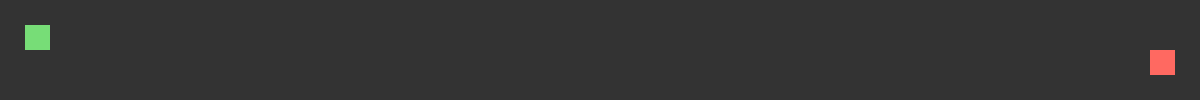
Frame 1 (no input)
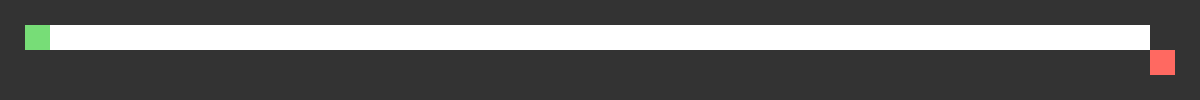
Frame 60 (no input)
Frame 120 (the mouse pressed at the canvas centre since frame 60): identical to frame 60, image omitted

The p5.js sketch that drew these frames (run headless with seeded random() and noise() and a simulated clock; from frame 60 on, the mouse is pressed at the canvas centre):

// p5.js sketch
// ── sketch.js
// Maze Generator V_2.0 Coded by Michael Hoefler
// Recursive Backtracking Algorithm

var cols, rows;
var w = 25;
var grid = [];
var stack = [];
var current;
var start;
var finish;

function setup() {
	createCanvas(document.body.clientWidth,document.body.clientHeight);
	frameRate(300);
	cols = floor(width/w);
	rows = floor(height/w);

	for (var y = 0; y < rows; y++) {
		for (var x = 0; x < cols; x++) {
			var cell = new Cell(x,y);
			grid.push(cell);
		}
	}

	current = grid[index(1,1)];
	start = grid[index(1,1)];
	finish = grid[index(cols-2,rows-2)];
}

function draw() {
	background(51);
	for (var i = 0; i < grid.length; i++) {
		grid[i].show();
	}
	current.visited = true;
	var check = current.checkNeighbors();
	if (check) {
		var next = check[0];
		current.bridge(check);
		current = next;
		stack.push(current);
	} else if (stack.length > 0) {
		current = stack.pop();
	}
}
// ── functions.js
function index(x,y) {
	if (x<0 || y<0 || x>cols-1 || y>rows-1) {
		return -1;
	}
	return x + y * cols;
}

function AroundClear(x,y) { // Shorten this function
	if(grid[index(x,y-1)] && 
	   grid[index(x+1,y-1)] && 
	   grid[index(x+1,y)] && 
	   grid[index(x+1,y+1)] && 
	   grid[index(x,y+1)] && 
	   grid[index(x-1,y+1)] && 
	   grid[index(x-1,y)] && 
	   grid[index(x-1,y-1)] && 
	   !grid[index(x,y-1)].visited && 
	   !grid[index(x+1,y-1)].visited && 
	   !grid[index(x+1,y)].visited && 
	   !grid[index(x+1,y+1)].visited && 
	   !grid[index(x,y+1)].visited && 
	   !grid[index(x-1,y+1)].visited && 
	   !grid[index(x-1,y)].visited && 
	   !grid[index(x-1,y-1)].visited) {
			return true;
	}
}

function Cell(x,y) {
	this.x = x;
	this.y = y;
	this.visited = false;
	
	this.checkNeighbors = function() {
		var neighbors = [];
		if (AroundClear(x,y-2) == true) {
			neighbors.push([grid[index(x,y-2)],"UP"]);
		}
		if (AroundClear(x+2,y) == true) {
			neighbors.push([grid[index(x+2,y)],"RIGHT"]);
		}
		if (AroundClear(x,y+2) == true) {
			neighbors.push([grid[index(x,y+2)],"DOWN"]);
		}
		if (AroundClear(x-2,y) == true) {
			neighbors.push([grid[index(x-2,y)],"LEFT"]);
		}
		if (neighbors.length > 0) {
			var r = floor(random(0, neighbors.length));
			return neighbors[r];
		} else {
			return undefined;
		}
	}

	this.show = function() {
		noStroke();
    	if (this == current) {
      		fill('#ffccdd');
    	} else if (!this.visited) {
      		fill(51);
    	} else {
      		fill('#aec6cf');
      	}
    	if (stack.length == 0) {
    		if (this.visited) {
				fill(255);
			}
    		if (this == start) {
				fill('#77dd77');
			}
			if (this == finish) {
				fill('#ff6961');
			}
    	}
    	rect(this.x * w, this.y * w, w, w);
	}
	this.bridge = function(a) {
		if(a[1] == "UP") {
			grid[index(x,y-1)].visited = true;
		}
		if(a[1] == "RIGHT") {
			grid[index(x+1,y)].visited = true;
		}
		if(a[1] == "DOWN") {
			grid[index(x,y+1)].visited = true;
		}
		if(a[1] == "LEFT") {
			grid[index(x-1,y)].visited = true;
		}
	}
}
